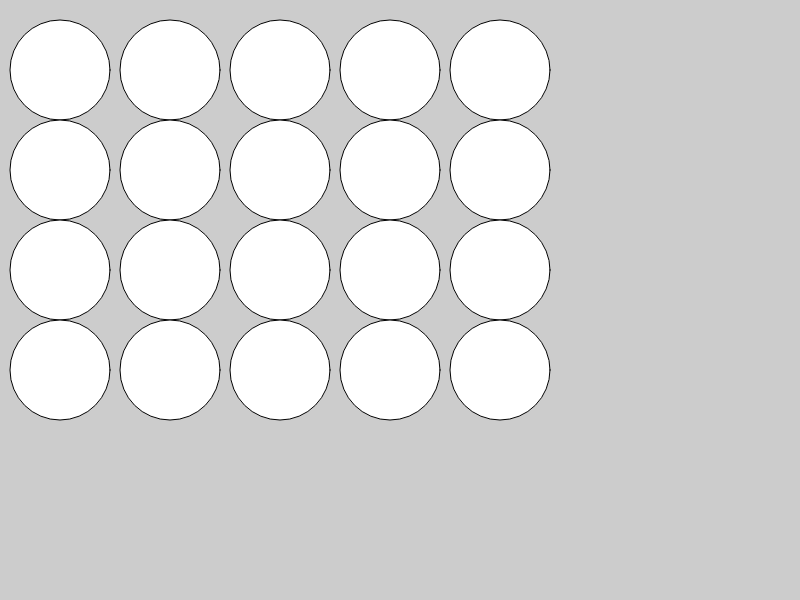
Frame 1 (no input)
Frame 60 (no input): identical to frame 1, image omitted
Frame 120 (the mouse pressed at the canvas centre since frame 60): identical to frame 1, image omitted

The p5.js sketch that drew this single still picture (run headless with seeded random() and noise() and a simulated clock; from frame 60 on, the mouse is pressed at the canvas centre):

// p5.js sketch
// ── sketch.js
var y = 70
var d = 100

function setup() {
  createCanvas(800, 600);
  print(width, height)
}

function draw() {
  background(204);
  
  // Draw 5 circles
  for (var x = 60; x <= 500; x += 110) {
    for (var y = 70; y <= 400; y += 100) {
      circle(x, y, d);
    }
  }
}
